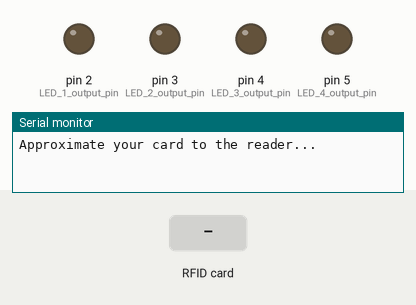
The sketch below on a simulated Arduino Uno, built with avr-gcc and run on an emulated ATmega328P. Parts: output pins drawn as LEDs (lit = HIGH), the last lines printed to the serial monitor. The inputs (shaded band) are chosen by the test bench. Pins used as bus, display or sensor lines are not drawn.

Above: at 1.2 s.
1.3 s: RFID card 93 D5 1A 24 held to the reader
At 2.8 s:
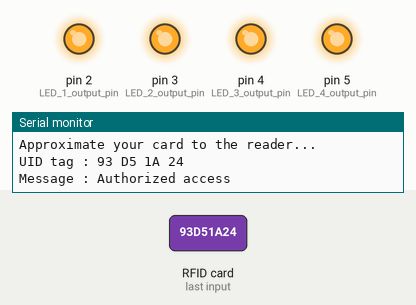
3.1 s: RFID card 5E 7A 19 C4 held to the reader
At 4.6 s:
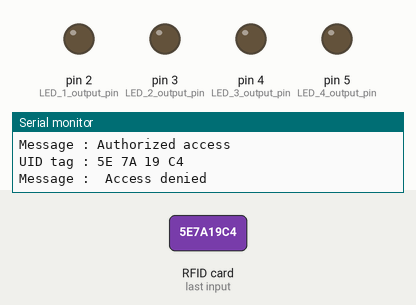
Timing chart, 0 to 6.1 s (numbered marks = the images above; inputs shaded):
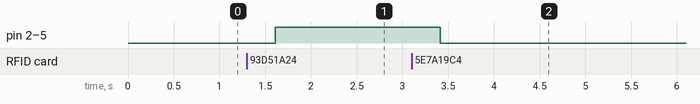

Measured:
- after the input at 1.3 s, pin 2 (LED_1_output_pin), pin 3 (LED_2_output_pin), pin 4 (LED_3_output_pin), pin 5 (LED_4_output_pin): LOW → HIGH after 0.31 s
- after the input at 3.1 s, pin 2 (LED_1_output_pin), pin 3 (LED_2_output_pin), pin 4 (LED_3_output_pin), pin 5 (LED_4_output_pin): HIGH → LOW after 0.32 s

The sketch:

RFID_with_4_led_interfacing.ino
```cpp
// RFID RC522   ----    Pin Wiring to Arduino Uno
//    SDA       ----          Digital 10
//    SCK       ----          Digital 13
//    MOSI      ----          Digital 11
//    MISO      ----          Digital 12
//    IRQ       ----          unconnected
//    GND       ----              GND
//    RST       ----           Digital 9
//    3.3V      ----             3.3V

#include <SPI.h>
#include <MFRC522.h>

#define SS_PIN 10
#define RST_PIN 9
MFRC522 mfrc522(SS_PIN, RST_PIN);   // Create MFRC522 instance.

void setup()
{
  Serial.begin(9600);   // Initiate a serial communication
  SPI.begin();      // Initiate  SPI bus
  mfrc522.PCD_Init();   // Initiate MFRC522
  Serial.println("Approximate your card to the reader...");
  Serial.println();
  pinMode(2,OUTPUT); // LED 1 output pin
  pinMode(3,OUTPUT); // LED 2 output pin
  pinMode(4,OUTPUT);  // LED 3 output pin
  pinMode(5,OUTPUT);  //LED 4 output pin
}
void loop()
{
  // Look for new cards
  if ( ! mfrc522.PICC_IsNewCardPresent())
  {
    return;
  }
  // Select one of the cards
  if ( ! mfrc522.PICC_ReadCardSerial())
  {
    return;
  }
  //Show UID on serial monitor
  Serial.print("UID tag :");
  String content= "";
  byte letter;
  for (byte i = 0; i < mfrc522.uid.size; i++)
  {
     Serial.print(mfrc522.uid.uidByte[i] < 0x10 ? " 0" : " ");
     Serial.print(mfrc522.uid.uidByte[i], HEX);
     content.concat(String(mfrc522.uid.uidByte[i] < 0x10 ? " 0" : " "));
     content.concat(String(mfrc522.uid.uidByte[i], HEX));
  }
  Serial.println();
  Serial.print("Message : ");
  content.toUpperCase();
  if (content.substring(1) == "93 D5 1A 24") //change here the UID of the card/cards that you want to give access
  {
    Serial.println("Authorized access");
    Serial.println();
    delay(300);
    digitalWrite(2,HIGH); // Turn on LED 1
    digitalWrite(3,HIGH); // Turn on LED 2
    digitalWrite(4,HIGH); // Turn on LED 3
    digitalWrite(5,HIGH);
  }

 else   {
    Serial.println(" Access denied");
    delay(300);
    digitalWrite(2,LOW); // Turn off LED 1
    digitalWrite(3,LOW); // Turn off LED 2
    digitalWrite(4,LOW); // Turn off LED 3
    digitalWrite(5,LOW); // Turn on LED 4 
}
}
```
